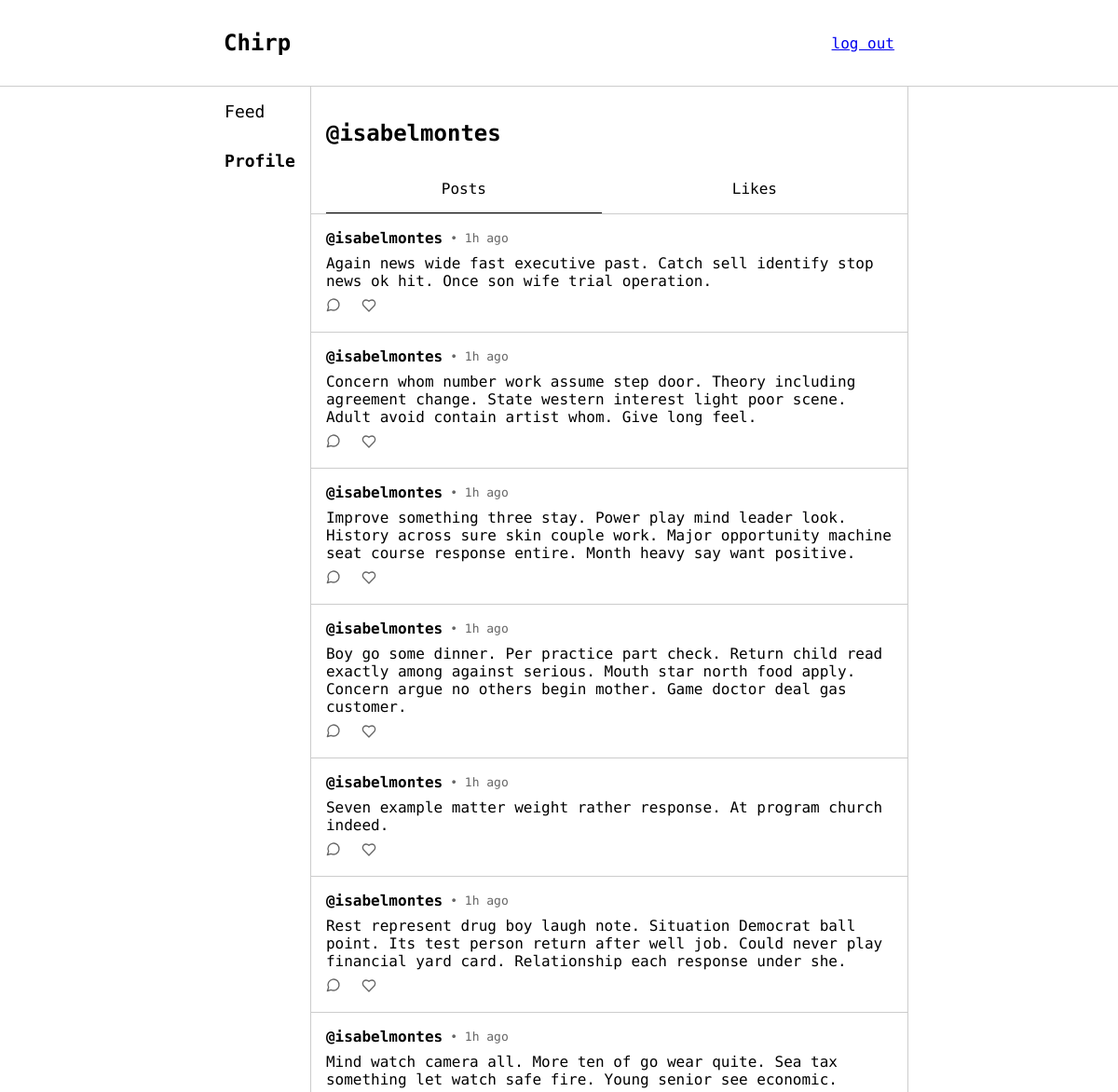
The page /profile/isabelmontes (signed in) on the database its author committed.
### app/models.py (models this page shows, shortened)
class User(UserMixin, db.Model):
    id = db.Column(db.Integer, primary_key=True)
    username = db.Column(db.String(64), index=True, unique=True)
    password_hash = db.Column(db.String(128))
    posts = db.relationship('Post', backref='user', lazy='dynamic')
    likes = db.relationship('Like', backref='user', lazy='dynamic')
    comments = db.relationship('Comment', backref='user', lazy='dynamic')

class Post(db.Model):
    id = db.Column(db.Integer, primary_key=True)
    body = db.Column(db.String(256))
    posted_at = db.Column(db.DateTime, index=True, default=datetime.now)
    user_id = db.Column(db.Integer, db.ForeignKey('user.id'))
    likes = db.relationship('Like', backref='post', lazy='dynamic')
    comments = db.relationship('Comment', backref='post', lazy='dynamic')

### app/views.py (the view)
@app.route("/profile")
@app.route("/profile/<string:username>")
@app.route("/profile/<string:username>/<string:likes>")
@login_required
def profile(username=None, likes=None):
    user = current_user if not username else db.session.query(models.User).filter_by(username=username).first()
    if user:
        posts = []
        if not likes:
            posts = get_posts(current_user).order_by(models.Post.posted_at.desc()).filter(models.Post.user_id == user.id).all()
        else:
            posts = get_posts(current_user).filter_by(user_id=user.id).all()
        return render_template('pages/profile.html', title="Profile", user_authenticated=current_user.is_authenticated, user=user, likes=likes, posts=posts)
    else:
        return redirect(url_for('feed'))

### app/filters.py (called while the page is built)
def time_ago(value):
    now = datetime.now()
    diff = now - value
    seconds = diff.total_seconds()
    if seconds < 60:
        return f"{int(seconds)}s ago"
    elif seconds < 3600:
        return f"{int(seconds // 60)}m  ago"
    elif seconds < 86400:
        return f"{int(seconds // 3600)}h ago"
    elif seconds < 2592000:
        return f"{int(seconds // 86400)}d ago"
    elif seconds < 31536000:
        return f"{int(seconds // 2592000)}m ago"
    else:
        return f"{int(seconds // 31536000)}y ago"

### app/posts.py (called while the page is built)
def get_posts(user):
    liked_posts = aliased(models.Like)
    return db.session.query(models.Post,
                            db.case(
                                    (liked_posts.user_id == user.id, True),
                                    else_=False
                            ).label('liked_by_user')
                            ) \
                .join(liked_posts, liked_posts.post_id == models.Post.id, isouter=True)

### app/views.py (called while the page is built)
@login_manager.user_loader
def load_user(user_id):
    return db.session.query(models.User).get(user_id)

### app/templates/pages/profile.html
{% extends "layouts/authorised_layout.html" %}
{% block authorised_head %}
    <link rel="stylesheet" href="{{ url_for('static', filename='css/profile.css') }}">
    <link rel="stylesheet" href="{{ url_for('static', filename='css/components.css') }}">
{% endblock %}
{% block sidebar_profile %}
    sidebar-item-active
{% endblock %}
{% block authorised_content %}
    <div class="profile-header">
        <h2>
            @{{ user.username }}
        </h2>
        <span class="profile-button-slider">
            <a href="/profile/{{ user.username }}" class="profile-button {{ 'profile-button-active' if not likes }}">
                Posts
            </a>
            <a href="/profile/{{ user.username }}/likes" class="profile-button {{ 'profile-button-active' if likes }}">
                Likes
            </a>
        </span>
    </div>
    {% for post, liked in posts %}
        {% with post=post, liked=liked %}
            {% include 'components/post.html' %}
        {% endwith %}
    {% endfor %}
{% endblock %}

### app/templates/layouts/authorised_layout.html (shortened to what this page needs)
{% extends "layouts/root_layout.html" %}
{% block head %}
    <link rel="stylesheet" href="{{ url_for('static', filename='css/authorised_layout.css') }}">
    {% block authorised_head %}{% endblock %}
{% endblock %}
{% block content %}
    <div class="authorised-wrapper">
        <div class="sidebar">
            <a class="siderbar-item {% block sidebar_feed %}{% endblock %}" href="/feed">
                Feed
            </a>
            <a class="siderbar-item {% block sidebar_profile %}{% endblock %}" href="/profile">
                Profile
            </a>
        </div>
        <div class="feed-wrapper">
            {% block authorised_content %}{% endblock %}
        </div>
    </div>
{% endblock %}

### app/templates/layouts/root_layout.html (shortened to what this page needs)
<!DOCTYPE html>
<html lang="en-gb">
    <head>
        <link rel="stylesheet" href="{{ url_for('static', filename='css/root_layout.css')}}">
        {% block head %}{% endblock %}
    </head>
    <body>
        <div class="header-wrapper">
            <div class="header">
                <h1 class="title">
                    <a href="/">Chirp</a>
                </h1>
                {% if user_authenticated %}
                    <a href="/logout">log out</a>
                {% endif %}
            </div>
        </div>
        <main class="content">
            {% block content %}{% endblock %}
        </main>
    </body>
</html>

### app/templates/components/post.html
<div id="{{'post' if not comment else 'comment'}}-{{ post.id }}" class="post-container">
    <span class="post-heading">
        <h3>
            <a href="/profile/{{ post.user.username }}">@{{ post.user.username }}</a>
        </h3>
        <p>• {{ post.posted_at | time_ago }}</p>
    </span>
    <p style="margin:0;">
        {{ post.body }}
    </p>
    {% if not comment %}
        <span class="post-footing">
            <a href="/post/{{ post.id }}" alt="Leave or view comments on this post">
                <svg xmlns="http://www.w3.org/2000/svg" width="16" height="16" viewBox="0 0 24 24" fill="none" stroke="currentColor" stroke-width="2" stroke-linecap="round" stroke-linejoin="round">
                    <path d="M7.9 20A9 9 0 1 0 4 16.1L2 22Z"/>
                </svg>
            </a>
            <button onclick="like({{ post.id }})" aria-label="Like this post">
                <svg xmlns="http://www.w3.org/2000/svg" width="16" height="16" viewBox="0 0 24 24" fill="none" stroke="currentColor" stroke-width="2" stroke-linecap="round" stroke-linejoin="round" class="{{ 'liked' if liked }}">
                    <path d="M19 14c1.49-1.46 3-3.21 3-5.5A5.5 5.5 0 0 0 16.5 3c-1.76 0-3 .5-4.5 2-1.5-1.5-2.74-2-4.5-2A5.5 5.5 0 0 0 2 8.5c0 2.3 1.5 4.05 3 5.5l7 7Z"/>
                </svg>
            </button>
        </span>
    {% endif %}
</div>

### app/static/css/root_layout.css (style rules this page uses)
body { margin: 0; font-family: 'Geist Mono', monospace; position: absolute; width: 100%; height: 100%; display: flex; flex-direction: column; }
.header-wrapper { display: flex; justify-content: center; width: 100%; border-bottom: 1px solid #ccc; }
.header { display: flex; justify-content: space-between; align-items: center; width: calc(100% - 2rem); padding: 1rem; max-width: 45rem; }
.title { font-size: x-large; font-weight: 800; }
.title > a { text-decoration: none; color: inherit; }
.content { display: flex; max-width: 100%; flex-direction: column; gap: 1rem; height: 100%; }

### app/static/css/authorised_layout.css (style rules this page uses)
.authorised-wrapper { display: flex; width: 100%; justify-content: center; height: 100%; }
.feed-wrapper { display: flex; flex-direction: column; width: 100%; max-width: 40rem; border-style: none solid; border-width: 1px; border-color: #ccc; overflow-y: auto; max-height: 100%; }
.sidebar { display: flex; flex-direction: column; }
.siderbar-item { padding: 1rem; text-decoration: none; color: inherit; font-size: large; }
.sidebar-item-active { font-weight: 700; }

### app/static/css/profile.css (style rules this page uses)
.profile-header { padding: 1rem; padding-bottom: 0; border-bottom: 1px solid #ccc; }
.profile-button-slider { display: flex; align-items: center; gap: 1rem; }
.profile-button { width: 100%; padding: 1rem; background-color: inherit; border: none; cursor: pointer; text-align: center; text-decoration: none; color: inherit; }
.profile-button-active { border-bottom: 1px solid black; }

### app/static/css/components.css (style rules this page uses)
.post-container { padding: 1rem; display: flex; gap: .5rem; flex-direction: column; border-bottom: 1px solid #ccc; }
.post-heading { display: flex; gap: .5rem; align-items: center; }
.post-heading > p { color: #666; font-size: small; margin: 0; }
.post-heading > h3 { font-size: medium; margin: 0; }
.post-heading > h3 > a { text-decoration: none; color: inherit; }
.post-footing { display: flex; gap: 1rem; }
.post-footing > a, button { color: #666; cursor: pointer; border: none; background-color: transparent; }

### rows shown on the page
User: username "isabelmontes"
Post: user.username "isabelmontes", posted_at "1h ago", body "Again news wide fast executive past. Catch sell identify stop news ok hit. Once son wife trial operation."
Post: user.username "isabelmontes", posted_at "1h ago", body "Concern whom number work assume step door. Theory including agreement change. State western interest light poor scene. Adult avoid contain artist whom. Give long feel."
Post: user.username "isabelmontes", posted_at "1h ago", body "Improve something three stay. Power play mind leader look. History across sure skin couple work. Major opportunity machine seat course response entire. Month heavy say want positive."
Post: user.username "isabelmontes", posted_at "1h ago", body "Boy go some dinner. Per practice part check. Return child read exactly among against serious. Mouth star north food apply. Concern argue no others begin mother. Game doctor deal gas customer."
Post: user.username "isabelmontes", posted_at "1h ago", body "Seven example matter weight rather response. At program church indeed."
Post: user.username "isabelmontes", posted_at "1h ago", body "Rest represent drug boy laugh note. Situation Democrat ball point. Its test person return after well job. Could never play financial yard card. Relationship each response under she."
Post: user.username "isabelmontes", posted_at "1h ago", body "Mind watch camera all. More ten of go wear quite. Sea tax something let watch safe fire. Young senior see economic."
